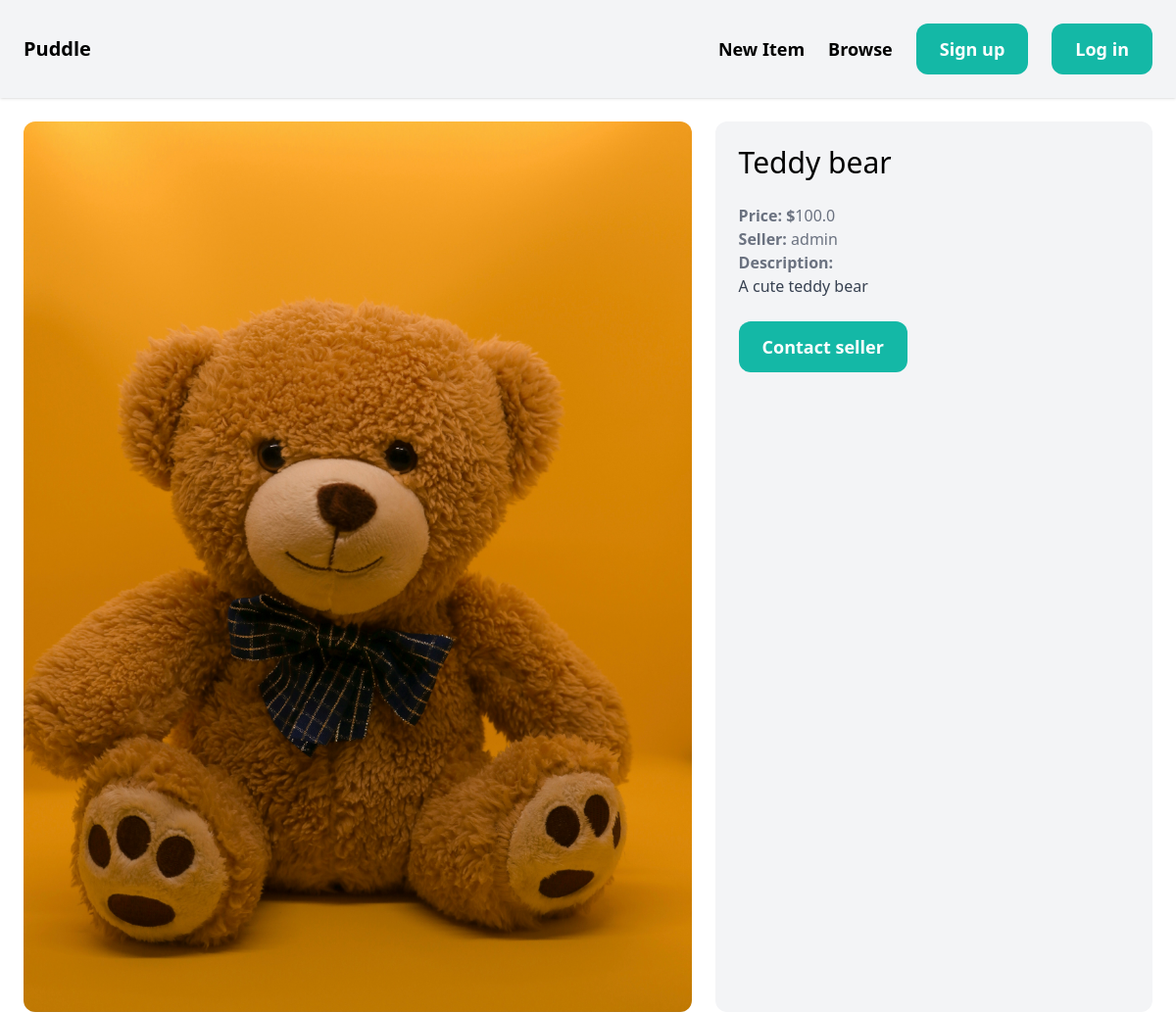
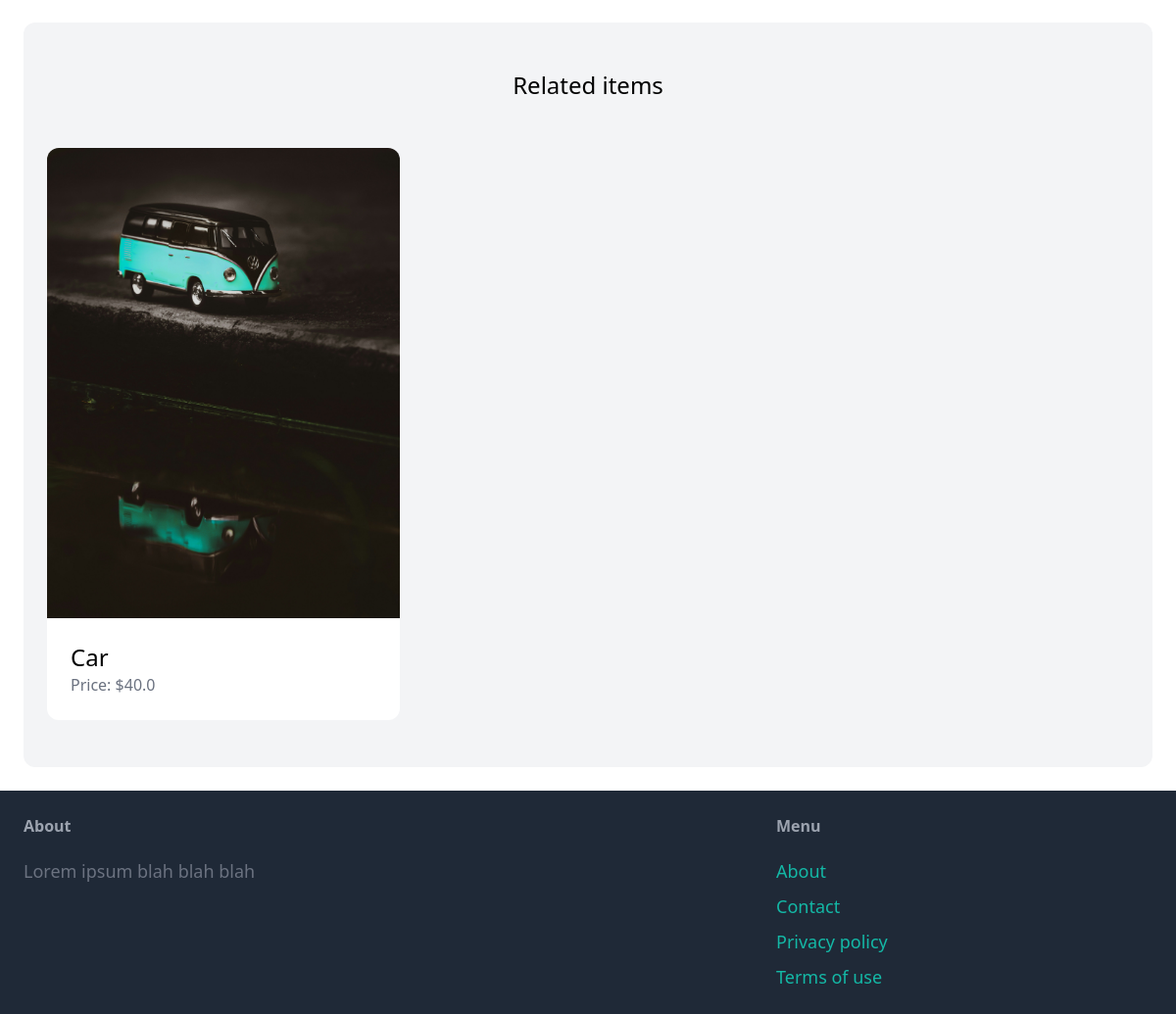
Page /items/1/ on the committed database (2 pictures, top to bottom).
### item/models.py (models this page shows, shortened)
class Item(models.Model):
    category = models.ForeignKey(Category, related_name='items', on_delete=models.CASCADE)
    name = models.CharField(max_length=255)
    description = models.TextField(blank=True, null=True)
    price = models.FloatField()
    image = models.ImageField(upload_to='item_images', blank=True, null=True)
    is_sold = models.BooleanField(default=False)
    created_by = models.ForeignKey(User, related_name='items', on_delete=models.CASCADE)
    created_at = models.DateTimeField(auto_now_add=True)

### item/views.py (the view)
# urls.py: path('<int:pk>/', views.detail, name='detail'),
def detail(request, pk):
    item = get_object_or_404(Item, pk=pk)
    related_items = Item.objects.filter(category=item.category, is_sold=False).exclude(pk=pk)[:3]
    return render(request, 'item/detail.html', {
        'item': item,
        'related_items': related_items
    })

### item/templates/item/detail.html (shortened to what this page needs)
{% extends 'core/base.html' %}
{% block content %}
<div class="grid grid-cols-5 gap-6">
    <div class="col-span-3">
        <img src="{{ item.image.url }}" class="rounded-xl">
    </div>
    <div class="col-span-2 p-6 bg-gray-100 rounded-xl">
        <h1 class="mb-6 text-3xl">{{ item.name }}</h1>
        <p class="text-gray-500"><strong>Price: $</strong>{{ item.price }}</p>
        <p class="text-gray-500"><strong>Seller: </strong>{{ item.created_by.username }}</p>
        {% if item.description %}
            <p class="text-gray-700">
                <strong class="text-gray-500">Description: </strong><br>
                {{ item.description}}
            </p>
        {% endif %}
        {% if request.user == item.created_by %}
            <div class="mt-6 p-6 bg-white rounded-xl">
                <p> This is your item </p>
                <a href="{% url 'item:edit' item.id %}" class="inline-block mt-6 px-6 py-3 text-lg font-semibold bg-teal-500 text-white rounded-xl hover:bg-teal-700">Edit</a>
                <a href="{% url 'item:delete' item.id %}" class="inline-block mt-6 px-6 py-3 text-lg font-semibold bg-red-500 text-white rounded-xl hover:bg-red-700">Delete</a>
            </div>
        {% else %}
            <a href="{% url 'conversation:new' item.id %}" class="inline-block mt-6 px-6 py-3 text-lg font-semibold bg-teal-500 text-white rounded-xl hover:bg-teal-700">Contact seller</a>
        {% endif %}
    </div>
</div>
<div class="mt-6 px-6 py-12 bg-gray-100 rounded-xl">
    <h2 class="mb-12 text-2xl text-center">Related items</h2>
    <div class="grid grid-cols-3 gap-3">
        {% for related_item in related_items %}
            <div>
                <a href="{% url 'item:detail' related_item.id %}" target="_blank">
                    <div>
                        <img src="{{ related_item.image.url }}" class="rounded-t-xl">
                    </div>
                    <div class="p-6 bg-white rounded-b-xl">
                        <h2 class="text-2xl">{{ related_item.name }}</h2>
                        <p class="text-gray-500">Price: ${{ related_item.price }}</p>
                    </div>
                </a>
            </div>
        {% endfor %}
    </div>
</div>
{% endblock %}

### rows in the picture
Item: image (picture), name "Teddy bear", price "100.0", created_by.username "admin", description "A cute teddy bear"
Item: image (picture), name "Car", price "40.0"
